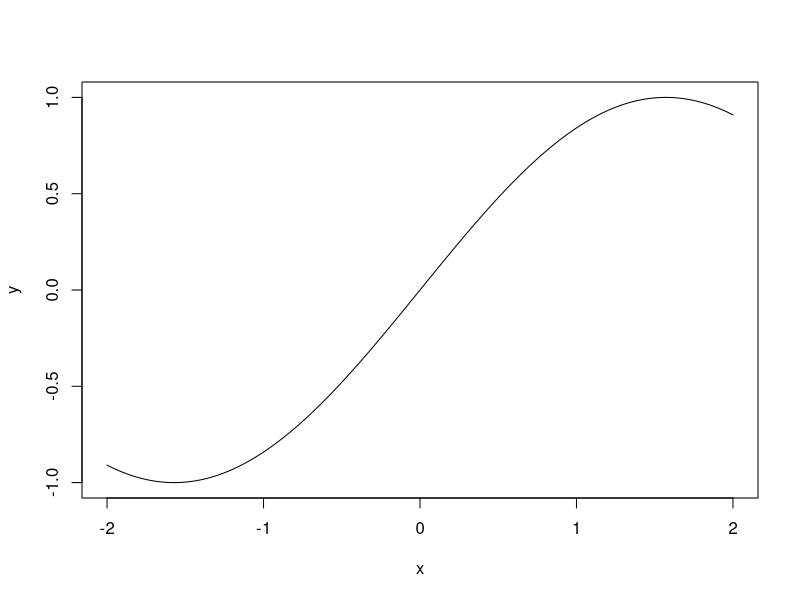

This chart was generated by the following R code:
## ---- chunk 1
x = runif(1000,-2,2)

x = seq(-2,2,length = 10000)

y = sin(x)

plot(y~x,type = "l")
